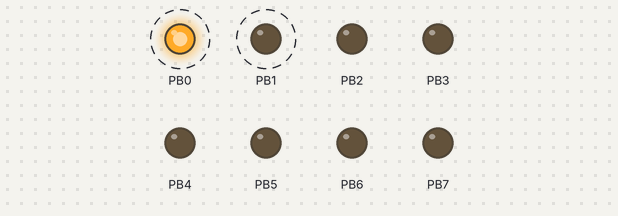
This program was run on a simulated ATmega16, built with avr-gcc and emulated at 8 MHz. Shown: output pins drawn as LEDs (lit = HIGH). Dashed ring = blinking.

Above: at 0.5 s.
Timing chart, 0 to 4.6 s (numbered marks = the images above):
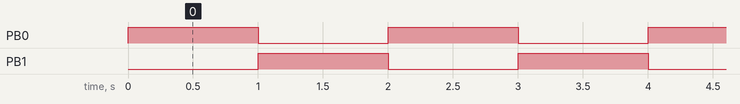

Measured:
- by itself, PB0, PB1: alternates HIGH for 1.0 s and LOW for 1.0 s

The program:

Practical_8.c
```c
//Controlling a simple DC motor rotation (CW, CCW) using MCU
#define F_CPU 8000000UL
#include<avr/io.h>
#include<util/delay.h>
int main()
{
  DDRB=0xFF;
  while(1)
  {
    PORTB=0b00000001;
	_delay_ms(1000);
	 PORTB=0b00000010;
	_delay_ms(1000);
  }
}
```
